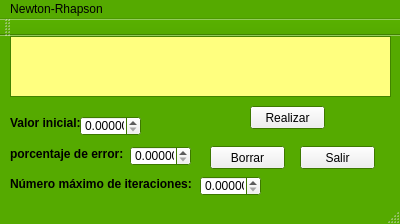
<?xml version="1.0" encoding="UTF-8"?>
<ui version="4.0">
 <class>MainWindow</class>
 <widget class="QMainWindow" name="MainWindow">
  <property name="geometry">
   <rect>
    <x>0</x>
    <y>0</y>
    <width>400</width>
    <height>224</height>
   </rect>
  </property>
  <property name="palette">
   <palette>
    <active>
     <colorrole role="Base">
      <brush brushstyle="SolidPattern">
       <color alpha="255">
        <red>255</red>
        <green>255</green>
        <blue>255</blue>
       </color>
      </brush>
     </colorrole>
     <colorrole role="Window">
      <brush brushstyle="SolidPattern">
       <color alpha="255">
        <red>85</red>
        <green>170</green>
        <blue>0</blue>
       </color>
      </brush>
     </colorrole>
    </active>
    <inactive>
     <colorrole role="Base">
      <brush brushstyle="SolidPattern">
       <color alpha="255">
        <red>255</red>
        <green>255</green>
        <blue>255</blue>
       </color>
      </brush>
     </colorrole>
     <colorrole role="Window">
      <brush brushstyle="SolidPattern">
       <color alpha="255">
        <red>85</red>
        <green>170</green>
        <blue>0</blue>
       </color>
      </brush>
     </colorrole>
    </inactive>
    <disabled>
     <colorrole role="Base">
      <brush brushstyle="SolidPattern">
       <color alpha="255">
        <red>85</red>
        <green>170</green>
        <blue>0</blue>
       </color>
      </brush>
     </colorrole>
     <colorrole role="Window">
      <brush brushstyle="SolidPattern">
       <color alpha="255">
        <red>85</red>
        <green>170</green>
        <blue>0</blue>
       </color>
      </brush>
     </colorrole>
    </disabled>
   </palette>
  </property>
  <property name="cursor">
   <cursorShape>PointingHandCursor</cursorShape>
  </property>
  <property name="windowTitle">
   <string>Métodos Numéricos</string>
  </property>
  <property name="windowOpacity">
   <double>1.000000000000000</double>
  </property>
  <widget class="QWidget" name="centralWidget">
   <widget class="QLabel" name="label">
    <property name="geometry">
     <rect>
      <x>10</x>
      <y>80</y>
      <width>76</width>
      <height>13</height>
     </rect>
    </property>
    <property name="palette">
     <palette>
      <active>
       <colorrole role="WindowText">
        <brush brushstyle="SolidPattern">
         <color alpha="255">
          <red>0</red>
          <green>0</green>
          <blue>0</blue>
         </color>
        </brush>
       </colorrole>
       <colorrole role="Button">
        <brush brushstyle="SolidPattern">
         <color alpha="255">
          <red>85</red>
          <green>170</green>
          <blue>255</blue>
         </color>
        </brush>
       </colorrole>
       <colorrole role="Light">
        <brush brushstyle="SolidPattern">
         <color alpha="255">
          <red>213</red>
          <green>234</green>
          <blue>255</blue>
         </color>
        </brush>
       </colorrole>
       <colorrole role="Midlight">
        <brush brushstyle="SolidPattern">
         <color alpha="255">
          <red>149</red>
          <green>202</green>
          <blue>255</blue>
         </color>
        </brush>
       </colorrole>
       <colorrole role="Dark">
        <brush brushstyle="SolidPattern">
         <color alpha="255">
          <red>42</red>
          <green>85</green>
          <blue>127</blue>
         </color>
        </brush>
       </colorrole>
       <colorrole role="Mid">
        <brush brushstyle="SolidPattern">
         <color alpha="255">
          <red>56</red>
          <green>113</green>
          <blue>170</blue>
         </color>
        </brush>
       </colorrole>
       <colorrole role="Text">
        <brush brushstyle="SolidPattern">
         <color alpha="255">
          <red>0</red>
          <green>0</green>
          <blue>0</blue>
         </color>
        </brush>
       </colorrole>
       <colorrole role="BrightText">
        <brush brushstyle="SolidPattern">
         <color alpha="255">
          <red>255</red>
          <green>255</green>
          <blue>255</blue>
         </color>
        </brush>
       </colorrole>
       <colorrole role="ButtonText">
        <brush brushstyle="SolidPattern">
         <color alpha="255">
          <red>170</red>
          <green>0</green>
          <blue>0</blue>
         </color>
        </brush>
       </colorrole>
       <colorrole role="Base">
        <brush brushstyle="SolidPattern">
         <color alpha="255">
          <red>255</red>
          <green>255</green>
          <blue>255</blue>
         </color>
        </brush>
       </colorrole>
       <colorrole role="Window">
        <brush brushstyle="SolidPattern">
         <color alpha="255">
          <red>85</red>
          <green>170</green>
          <blue>255</blue>
         </color>
        </brush>
       </colorrole>
       <colorrole role="Shadow">
        <brush brushstyle="SolidPattern">
         <color alpha="255">
          <red>0</red>
          <green>0</green>
          <blue>0</blue>
         </color>
        </brush>
       </colorrole>
       <colorrole role="AlternateBase">
        <brush brushstyle="SolidPattern">
         <color alpha="255">
          <red>170</red>
          <green>212</green>
          <blue>255</blue>
         </color>
        </brush>
       </colorrole>
       <colorrole role="ToolTipBase">
        <brush brushstyle="SolidPattern">
         <color alpha="255">
          <red>255</red>
          <green>255</green>
          <blue>220</blue>
         </color>
        </brush>
       </colorrole>
       <colorrole role="ToolTipText">
        <brush brushstyle="SolidPattern">
         <color alpha="255">
          <red>0</red>
          <green>0</green>
          <blue>0</blue>
         </color>
        </brush>
       </colorrole>
      </active>
      <inactive>
       <colorrole role="WindowText">
        <brush brushstyle="SolidPattern">
         <color alpha="255">
          <red>0</red>
          <green>0</green>
          <blue>0</blue>
         </color>
        </brush>
       </colorrole>
       <colorrole role="Button">
        <brush brushstyle="SolidPattern">
         <color alpha="255">
          <red>85</red>
          <green>170</green>
          <blue>255</blue>
         </color>
        </brush>
       </colorrole>
       <colorrole role="Light">
        <brush brushstyle="SolidPattern">
         <color alpha="255">
          <red>213</red>
          <green>234</green>
          <blue>255</blue>
         </color>
        </brush>
       </colorrole>
       <colorrole role="Midlight">
        <brush brushstyle="SolidPattern">
         <color alpha="255">
          <red>149</red>
          <green>202</green>
          <blue>255</blue>
         </color>
        </brush>
       </colorrole>
       <colorrole role="Dark">
        <brush brushstyle="SolidPattern">
         <color alpha="255">
          <red>42</red>
          <green>85</green>
          <blue>127</blue>
         </color>
        </brush>
       </colorrole>
       <colorrole role="Mid">
        <brush brushstyle="SolidPattern">
         <color alpha="255">
          <red>56</red>
          <green>113</green>
          <blue>170</blue>
         </color>
        </brush>
       </colorrole>
       <colorrole role="Text">
        <brush brushstyle="SolidPattern">
         <color alpha="255">
          <red>0</red>
          <green>0</green>
          <blue>0</blue>
         </color>
        </brush>
       </colorrole>
       <colorrole role="BrightText">
        <brush brushstyle="SolidPattern">
         <color alpha="255">
          <red>255</red>
          <green>255</green>
          <blue>255</blue>
         </color>
        </brush>
       </colorrole>
       <colorrole role="ButtonText">
        <brush brushstyle="SolidPattern">
         <color alpha="255">
          <red>170</red>
          <green>0</green>
          <blue>0</blue>
         </color>
        </brush>
       </colorrole>
       <colorrole role="Base">
        <brush brushstyle="SolidPattern">
         <color alpha="255">
          <red>255</red>
          <green>255</green>
          <blue>255</blue>
         </color>
        </brush>
       </colorrole>
       <colorrole role="Window">
        <brush brushstyle="SolidPattern">
         <color alpha="255">
          <red>85</red>
          <green>170</green>
          <blue>255</blue>
         </color>
        </brush>
       </colorrole>
       <colorrole role="Shadow">
        <brush brushstyle="SolidPattern">
         <color alpha="255">
          <red>0</red>
          <green>0</green>
          <blue>0</blue>
         </color>
        </brush>
       </colorrole>
       <colorrole role="AlternateBase">
        <brush brushstyle="SolidPattern">
         <color alpha="255">
          <red>170</red>
          <green>212</green>
          <blue>255</blue>
         </color>
        </brush>
       </colorrole>
       <colorrole role="ToolTipBase">
        <brush brushstyle="SolidPattern">
         <color alpha="255">
          <red>255</red>
          <green>255</green>
          <blue>220</blue>
         </color>
        </brush>
       </colorrole>
       <colorrole role="ToolTipText">
        <brush brushstyle="SolidPattern">
         <color alpha="255">
          <red>0</red>
          <green>0</green>
          <blue>0</blue>
         </color>
        </brush>
       </colorrole>
      </inactive>
      <disabled>
       <colorrole role="WindowText">
        <brush brushstyle="SolidPattern">
         <color alpha="255">
          <red>42</red>
          <green>85</green>
          <blue>127</blue>
         </color>
        </brush>
       </colorrole>
       <colorrole role="Button">
        <brush brushstyle="SolidPattern">
         <color alpha="255">
          <red>85</red>
          <green>170</green>
          <blue>255</blue>
         </color>
        </brush>
       </colorrole>
       <colorrole role="Light">
        <brush brushstyle="SolidPattern">
         <color alpha="255">
          <red>213</red>
          <green>234</green>
          <blue>255</blue>
         </color>
        </brush>
       </colorrole>
       <colorrole role="Midlight">
        <brush brushstyle="SolidPattern">
         <color alpha="255">
          <red>149</red>
          <green>202</green>
          <blue>255</blue>
         </color>
        </brush>
       </colorrole>
       <colorrole role="Dark">
        <brush brushstyle="SolidPattern">
         <color alpha="255">
          <red>42</red>
          <green>85</green>
          <blue>127</blue>
         </color>
        </brush>
       </colorrole>
       <colorrole role="Mid">
        <brush brushstyle="SolidPattern">
         <color alpha="255">
          <red>56</red>
          <green>113</green>
          <blue>170</blue>
         </color>
        </brush>
       </colorrole>
       <colorrole role="Text">
        <brush brushstyle="SolidPattern">
         <color alpha="255">
          <red>42</red>
          <green>85</green>
          <blue>127</blue>
         </color>
        </brush>
       </colorrole>
       <colorrole role="BrightText">
        <brush brushstyle="SolidPattern">
         <color alpha="255">
          <red>255</red>
          <green>255</green>
          <blue>255</blue>
         </color>
        </brush>
       </colorrole>
       <colorrole role="ButtonText">
        <brush brushstyle="SolidPattern">
         <color alpha="255">
          <red>42</red>
          <green>85</green>
          <blue>127</blue>
         </color>
        </brush>
       </colorrole>
       <colorrole role="Base">
        <brush brushstyle="SolidPattern">
         <color alpha="255">
          <red>85</red>
          <green>170</green>
          <blue>255</blue>
         </color>
        </brush>
       </colorrole>
       <colorrole role="Window">
        <brush brushstyle="SolidPattern">
         <color alpha="255">
          <red>85</red>
          <green>170</green>
          <blue>255</blue>
         </color>
        </brush>
       </colorrole>
       <colorrole role="Shadow">
        <brush brushstyle="SolidPattern">
         <color alpha="255">
          <red>0</red>
          <green>0</green>
          <blue>0</blue>
         </color>
        </brush>
       </colorrole>
       <colorrole role="AlternateBase">
        <brush brushstyle="SolidPattern">
         <color alpha="255">
          <red>85</red>
          <green>170</green>
          <blue>255</blue>
         </color>
        </brush>
       </colorrole>
       <colorrole role="ToolTipBase">
        <brush brushstyle="SolidPattern">
         <color alpha="255">
          <red>255</red>
          <green>255</green>
          <blue>220</blue>
         </color>
        </brush>
       </colorrole>
       <colorrole role="ToolTipText">
        <brush brushstyle="SolidPattern">
         <color alpha="255">
          <red>0</red>
          <green>0</green>
          <blue>0</blue>
         </color>
        </brush>
       </colorrole>
      </disabled>
     </palette>
    </property>
    <property name="font">
     <font>
      <weight>75</weight>
      <bold>true</bold>
     </font>
    </property>
    <property name="text">
     <string>Valor inicial: </string>
    </property>
   </widget>
   <widget class="QDoubleSpinBox" name="X1">
    <property name="geometry">
     <rect>
      <x>80</x>
      <y>80</y>
      <width>61</width>
      <height>20</height>
     </rect>
    </property>
    <property name="decimals">
     <number>5</number>
    </property>
    <property name="maximum">
     <double>999.990000000000009</double>
    </property>
   </widget>
   <widget class="QPushButton" name="Salir">
    <property name="geometry">
     <rect>
      <x>300</x>
      <y>110</y>
      <width>75</width>
      <height>23</height>
     </rect>
    </property>
    <property name="text">
     <string>Salir</string>
    </property>
   </widget>
   <widget class="QLabel" name="label_3">
    <property name="geometry">
     <rect>
      <x>10</x>
      <y>110</y>
      <width>121</width>
      <height>16</height>
     </rect>
    </property>
    <property name="palette">
     <palette>
      <active>
       <colorrole role="Base">
        <brush brushstyle="SolidPattern">
         <color alpha="255">
          <red>255</red>
          <green>255</green>
          <blue>255</blue>
         </color>
        </brush>
       </colorrole>
       <colorrole role="Window">
        <brush brushstyle="SolidPattern">
         <color alpha="255">
          <red>93</red>
          <green>186</green>
          <blue>0</blue>
         </color>
        </brush>
       </colorrole>
      </active>
      <inactive>
       <colorrole role="Base">
        <brush brushstyle="SolidPattern">
         <color alpha="255">
          <red>255</red>
          <green>255</green>
          <blue>255</blue>
         </color>
        </brush>
       </colorrole>
       <colorrole role="Window">
        <brush brushstyle="SolidPattern">
         <color alpha="255">
          <red>93</red>
          <green>186</green>
          <blue>0</blue>
         </color>
        </brush>
       </colorrole>
      </inactive>
      <disabled>
       <colorrole role="Base">
        <brush brushstyle="SolidPattern">
         <color alpha="255">
          <red>93</red>
          <green>186</green>
          <blue>0</blue>
         </color>
        </brush>
       </colorrole>
       <colorrole role="Window">
        <brush brushstyle="SolidPattern">
         <color alpha="255">
          <red>93</red>
          <green>186</green>
          <blue>0</blue>
         </color>
        </brush>
       </colorrole>
      </disabled>
     </palette>
    </property>
    <property name="font">
     <font>
      <weight>75</weight>
      <bold>true</bold>
     </font>
    </property>
    <property name="text">
     <string>porcentaje de error:</string>
    </property>
   </widget>
   <widget class="QDoubleSpinBox" name="Err">
    <property name="geometry">
     <rect>
      <x>130</x>
      <y>110</y>
      <width>61</width>
      <height>20</height>
     </rect>
    </property>
    <property name="decimals">
     <number>5</number>
    </property>
    <property name="maximum">
     <double>999.990000000000009</double>
    </property>
   </widget>
   <widget class="QPushButton" name="Procesar">
    <property name="geometry">
     <rect>
      <x>250</x>
      <y>70</y>
      <width>75</width>
      <height>23</height>
     </rect>
    </property>
    <property name="text">
     <string>Realizar</string>
    </property>
   </widget>
   <widget class="QPushButton" name="Borrar">
    <property name="geometry">
     <rect>
      <x>210</x>
      <y>110</y>
      <width>75</width>
      <height>23</height>
     </rect>
    </property>
    <property name="text">
     <string>Borrar</string>
    </property>
   </widget>
   <widget class="QTextEdit" name="Texto">
    <property name="geometry">
     <rect>
      <x>10</x>
      <y>0</y>
      <width>381</width>
      <height>61</height>
     </rect>
    </property>
    <property name="palette">
     <palette>
      <active>
       <colorrole role="Base">
        <brush brushstyle="SolidPattern">
         <color alpha="255">
          <red>255</red>
          <green>255</green>
          <blue>127</blue>
         </color>
        </brush>
       </colorrole>
      </active>
      <inactive>
       <colorrole role="Base">
        <brush brushstyle="SolidPattern">
         <color alpha="255">
          <red>255</red>
          <green>255</green>
          <blue>127</blue>
         </color>
        </brush>
       </colorrole>
      </inactive>
      <disabled>
       <colorrole role="Base">
        <brush brushstyle="SolidPattern">
         <color alpha="255">
          <red>85</red>
          <green>170</green>
          <blue>0</blue>
         </color>
        </brush>
       </colorrole>
      </disabled>
     </palette>
    </property>
    <property name="font">
     <font>
      <pointsize>10</pointsize>
      <weight>75</weight>
      <bold>true</bold>
     </font>
    </property>
   </widget>
   <widget class="QLabel" name="label_4">
    <property name="geometry">
     <rect>
      <x>10</x>
      <y>140</y>
      <width>181</width>
      <height>16</height>
     </rect>
    </property>
    <property name="font">
     <font>
      <weight>75</weight>
      <bold>true</bold>
     </font>
    </property>
    <property name="text">
     <string>Número máximo de iteraciones:</string>
    </property>
   </widget>
   <widget class="QDoubleSpinBox" name="Err_2">
    <property name="geometry">
     <rect>
      <x>200</x>
      <y>140</y>
      <width>61</width>
      <height>20</height>
     </rect>
    </property>
    <property name="decimals">
     <number>5</number>
    </property>
    <property name="maximum">
     <double>999.990000000000009</double>
    </property>
   </widget>
  </widget>
  <widget class="QMenuBar" name="menuBar">
   <property name="geometry">
    <rect>
     <x>0</x>
     <y>0</y>
     <width>400</width>
     <height>21</height>
    </rect>
   </property>
   <widget class="QMenu" name="menuNewton_Rhapson">
    <property name="title">
     <string>Newton-Rhapson</string>
    </property>
   </widget>
   <addaction name="menuNewton_Rhapson"/>
  </widget>
  <widget class="QToolBar" name="mainToolBar">
   <attribute name="toolBarArea">
    <enum>TopToolBarArea</enum>
   </attribute>
   <attribute name="toolBarBreak">
    <bool>false</bool>
   </attribute>
  </widget>
  <widget class="QStatusBar" name="statusBar"/>
 </widget>
 <layoutdefault spacing="6" margin="11"/>
 <resources/>
 <connections/>
</ui>
